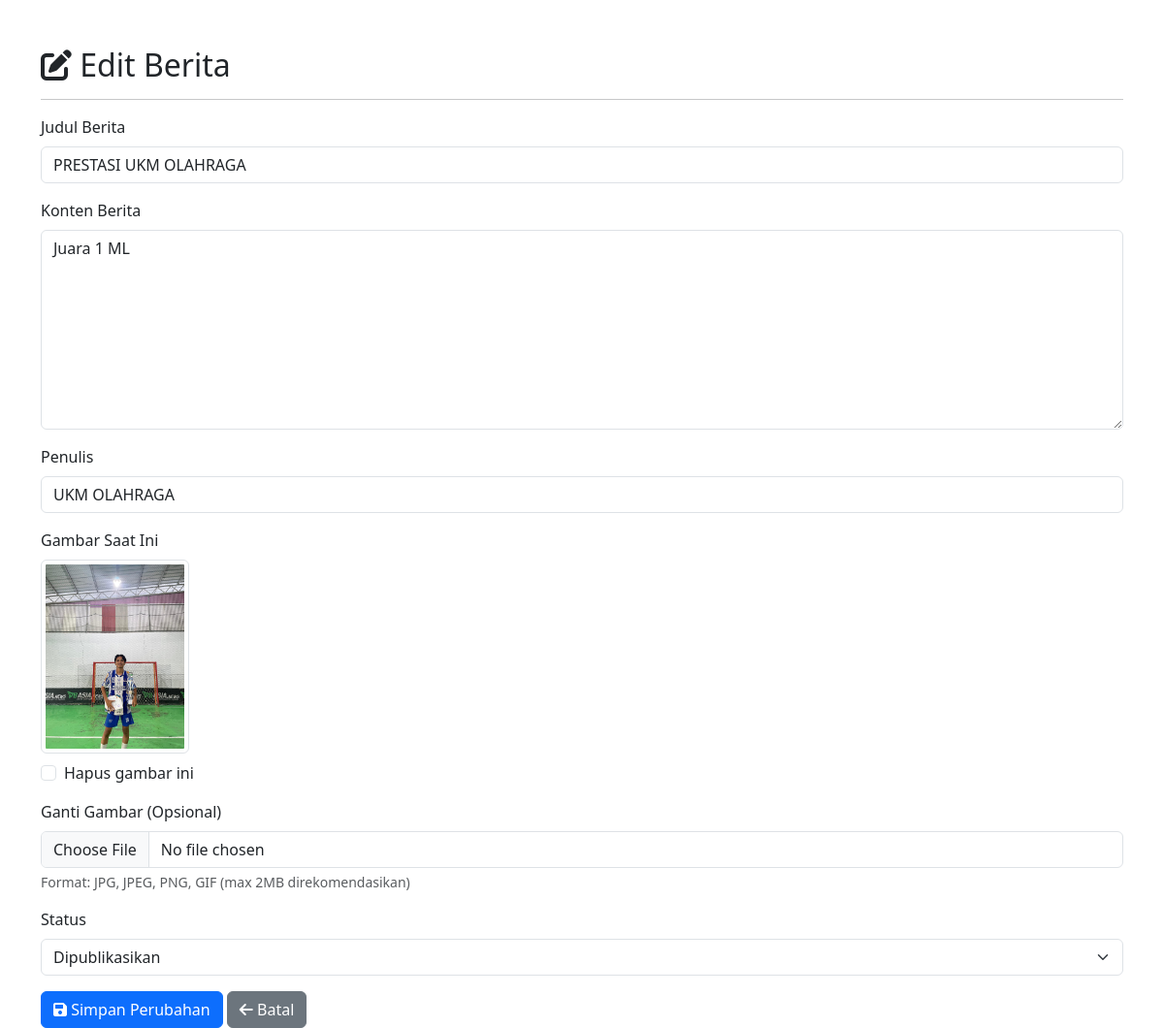
Page /admin/edit_berita.php?id=1 (signed in) on the committed database.
### tables this page shows
CREATE TABLE `berita` (
  `id` int(11) NOT NULL,
  `ukm_id` int(11) DEFAULT NULL,
  `judul` varchar(200) NOT NULL,
  `konten` text DEFAULT NULL,
  `gambar` varchar(255) DEFAULT NULL,
  `penulis` varchar(100) DEFAULT NULL,
  `tanggal_publikasi` timestamp NOT NULL DEFAULT current_timestamp(),
  `status` enum('draft','published') DEFAULT 'draft'
);

### admin/edit_berita.php (the view, shortened to what this page needs)
<?php
$database = new Database();
$db = $database->getConnection();
$ukm_id = (int)$_SESSION['ukm_id'];
$berita_id = (int)$_GET['id'];
$stmt_check = $db->prepare("SELECT * FROM berita WHERE id = ? AND ukm_id = ?");
$stmt_check->execute([$berita_id, $ukm_id]);
$berita = $stmt_check->fetch(PDO::FETCH_ASSOC);
?>
<!DOCTYPE html>
<html lang="id">
<head>
    <link href="https://cdn.jsdelivr.net/npm/bootstrap@5.3.0/dist/css/bootstrap.min.css" rel="stylesheet">
    <link href="https://cdnjs.cloudflare.com/ajax/libs/font-awesome/6.0.0/css/all.min.css" rel="stylesheet">
</head>
<body>
    <div class="container mt-5">
        <h2><i class="fas fa-edit"></i> Edit Berita</h2>
        <hr>
        <form method="POST" enctype="multipart/form-data">
            <div class="mb-3">
                <label for="judul" class="form-label">Judul Berita</label>
                <input type="text" class="form-control" id="judul" name="judul"
                       value="<?= htmlspecialchars($berita['judul']) ?>" required>
            </div>
            <div class="mb-3">
                <label for="konten" class="form-label">Konten Berita</label>
                <textarea class="form-control" id="konten" name="konten" rows="8" required><?= htmlspecialchars($berita['konten']) ?></textarea>
            </div>
            <div class="mb-3">
                <label for="penulis" class="form-label">Penulis</label>
                <input type="text" class="form-control" id="penulis" name="penulis"
                       value="<?= htmlspecialchars($berita['penulis']) ?>" required>
            </div>
            <div class="mb-3">
                <label class="form-label">Gambar Saat Ini</label>
                <?php if (!empty($berita['gambar']) && file_exists('../uploads/' . $berita['gambar'])): ?>
                    <div class="mb-2">
                        <img src="../uploads/<?= htmlspecialchars($berita['gambar']) ?>"
                             alt="Gambar Berita" class="img-thumbnail" style="max-height: 200px;">
                    </div>
                    <div class="form-check">
                        <input class="form-check-input" type="checkbox" id="hapus_gambar" name="hapus_gambar" value="1">
                        <label class="form-check-label" for="hapus_gambar">
                            Hapus gambar ini
                        </label>
                    </div>
                <?php else: ?>
                    <p class="text-muted">Tidak ada gambar.</p>
                <?php endif; ?>
            </div>
            <div class="mb-3">
                <label for="gambar" class="form-label">Ganti Gambar (Opsional)</label>
                <input type="file" class="form-control" id="gambar" name="gambar" accept="image/*">
                <div class="form-text">Format: JPG, JPEG, PNG, GIF (max 2MB direkomendasikan)</div>
            </div>
            <div class="mb-3">
                <label for="status" class="form-label">Status</label>
                <select class="form-select" id="status" name="status" required>
                    <option value="published" <?= $berita['status'] === 'published' ? 'selected' : '' ?>>Dipublikasikan</option>
                </select>
            </div>
            <div class="d-grid gap-2 d-md-block">
                <button type="submit" class="btn btn-primary">
                    <i class="fas fa-save"></i> Simpan Perubahan
                </button>
                <a href="kelola_berita.php" class="btn btn-secondary">
                    <i class="fas fa-arrow-left"></i> Batal
                </a>
            </div>
        </form>
    </div>
</body>
</html>

### rows in the picture
berita: judul "PRESTASI UKM OLAHRAGA", konten "Juara 1 ML", penulis "UKM OLAHRAGA", gambar (picture), status "Dipublikasikan"
